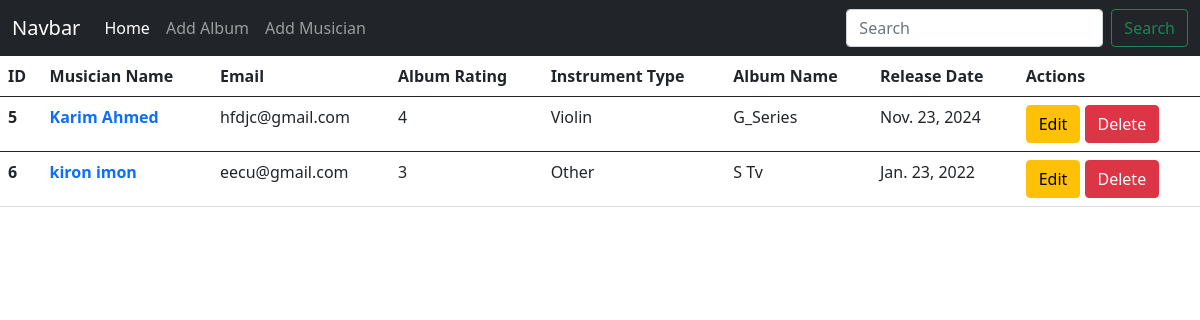
The page / on the database its author committed.
### Album/models.py (models this page shows, shortened)
class AlbumModel(models.Model):
    album_name = models.CharField(max_length=100)
    musician = models.ForeignKey(MusicianModel, on_delete=models.CASCADE)
    release_date = models.DateField()
    CHOICES = [
        (0, '0'),
        (1, '1'),
        (2, '2'),
        (3, '3'),
        (4, '4'),
        (5, '5'),
    ]
    rating = models.IntegerField(choices=CHOICES)

### Musician/models.py (models this page shows, shortened)
class MusicianModel(models.Model):
    first_name = models.CharField(max_length=100, verbose_name='First Name')
    last_name = models.CharField(max_length=100, verbose_name='Last Name')
    email = models.EmailField(verbose_name='Email')
    phone_number = models.CharField(max_length=20, verbose_name='Phone Number')
    INSTRUMENT_CHOICES = [
        ('Flute', 'Flute'),
        ('Violin', 'Violin'),
        ('Guitar', 'Guitar'),
        ('Piano', 'Piano'),
        ('Other', 'Other'),
    ]
    instrument_type = models.CharField(max_length=20 , choices=INSTRUMENT_CHOICES, verbose_name='Instrument Type')

### MusiciansDirectory/views.py (the view)
# urls.py: 2. Add a URL to urlpatterns:  path('', views.home, name='home')
def home(request):
    album = AlbumModel.objects.all()
    return render(request, 'home.html', {'data' : album})

### templates/home.html
{% extends "base.html" %}
{% block content %}
    <table class="table">
        <thead>
          <tr>
            <th scope="col">ID</th>
            <th scope="col">Musician Name</th>
            <th scope="col">Email</th>
            <th scope="col">Album Rating</th>
            <th scope="col">Instrument Type</th>
            <th scope="col">Album Name</th>
            <th scope="col">Release Date</th>
            <th scope="col">Actions</th>
          </tr>
        </thead>
        {% for alb in data %}
        <tbody>
            <tr>
              <th scope="row">{{alb.pk}}</th>
              <td><a href="{% url 'edit_musician' alb.musician.id %}" class="text-decoration-none"><b>{{alb.musician.first_name}} {{alb.musician.last_name}} </b></a></td>
              <td>{{alb.musician.email}}</td>
              <td>{{alb.rating}}</td>
              <td>{{alb.musician.instrument_type}}</td>
              <td>{{alb.album_name}}</td>
              <td>{{alb.release_date}}</td>
              <td><a href="{% url 'edit_albm' alb.id %}" class="btn btn-warning">Edit</a>
                <a href="{% url "delete_albm" alb.id %}" class="btn btn-danger">Delete</a>
            </tr>
        </tbody>
        {% endfor %}
      </table>
{% endblock  %}

### templates/base.html (shortened to what this page needs)
<!DOCTYPE html>
<html lang="en">
  <head>
    <link
      href="https://cdn.jsdelivr.net/npm/bootstrap@5.0.2/dist/css/bootstrap.min.css"
      rel="stylesheet"
    />
  </head>
  <body>
    <nav class="navbar navbar-expand-lg navbar-dark bg-dark">
      <div class="container-fluid">
        <a class="navbar-brand" href="#">Navbar</a>
        <div class="collapse navbar-collapse" id="navbarSupportedContent">
          <ul class="navbar-nav me-auto mb-2 mb-lg-0">
            <li class="nav-item">
              <a class="nav-link active" aria-current="page" href="{% url 'homepage' %}">Home</a>
            </li>
            <li class="nav-item">
              <a class="nav-link" href="{% url 'add_album' %}">Add Album</a>
            </li>
            <li class="nav-item">
              <a class="nav-link" href="{% url 'add_musician' %}">Add Musician</a>
            </li>
          </ul>
          <form class="d-flex">
            <input
              class="form-control me-2"
              type="search"
              placeholder="Search"
              aria-label="Search"
            />
            <button class="btn btn-outline-success" type="submit">
              Search
            </button>
          </form>
        </div>
      </div>
    </nav>
    {% block content %}
    {% endblock %}
  </body>
</html>

### rows shown on the page
AlbumModel: pk "5", musician.first_name "Karim", musician.last_name "Ahmed", musician.email "hfdjc@gmail.com", rating "4", musician.instrument_type "Violin", album_name "G_Series", release_date "Nov. 23, 2024"
AlbumModel: pk "6", musician.first_name "kiron", musician.last_name "imon", musician.email "eecu@gmail.com", rating "3", musician.instrument_type "Other", album_name "S Tv", release_date "Jan. 23, 2022"
